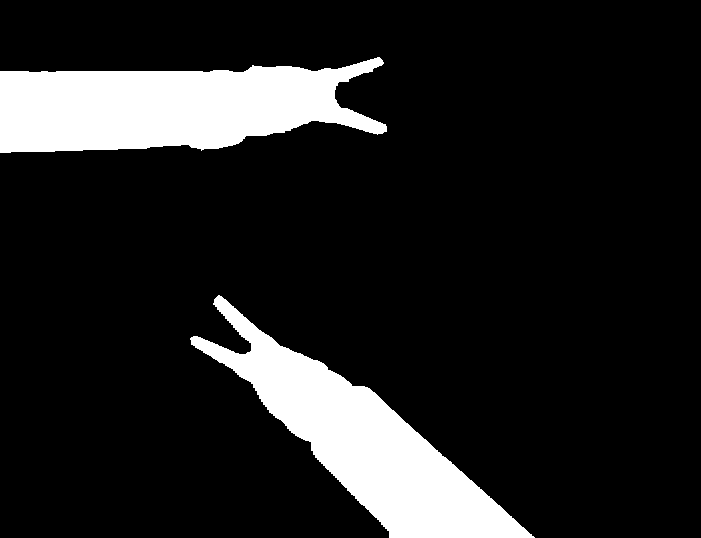
#> input picture ground_truth/000.png, 701 x 538 px; its folder holds 4 pictures in this run
$ python main.py
#> lines starting #> are read from the running program, lines starting #| are printed output that depends on the picture; after the words box and inside, x2 and y2 are one past the last pixel; in counts of white or black regions, pixels touching at a corner belong together
import cv2
import numpy as np
import os
from IPython.display import clear_output
from time import sleep
import matplotlib.pyplot as plt


def clear():
    _ = os.system('cls')

folder = "\ground_truth"

for i, img in enumerate(folder):
    if(i==10):
        break
    img = cv2.imread('ground_truth/' + '00' + str(i) + '.png')
#> img is the input picture: shape (538, 701, 3); 13.5% white; 2 white regions, box (x1, y1, x2, y2) and area: (0, 57, 387, 153) 26076, (190, 295, 535, 538) 24729
    gray = cv2.cvtColor(img, cv2.COLOR_BGR2GRAY)
#> gray: shape (538, 701); 13.5% white; 2 white regions
    contours, _ = cv2.findContours(gray, cv2.RETR_EXTERNAL, cv2.CHAIN_APPROX_NONE)
#> contours = 2 contours; box (x1, y1, x2, y2) and area: (0, 57, 387, 153) 25582, (190, 295, 535, 538) 24280
    cnt_img = cv2.drawContours(img, contours, -1, (255,0,0),3)
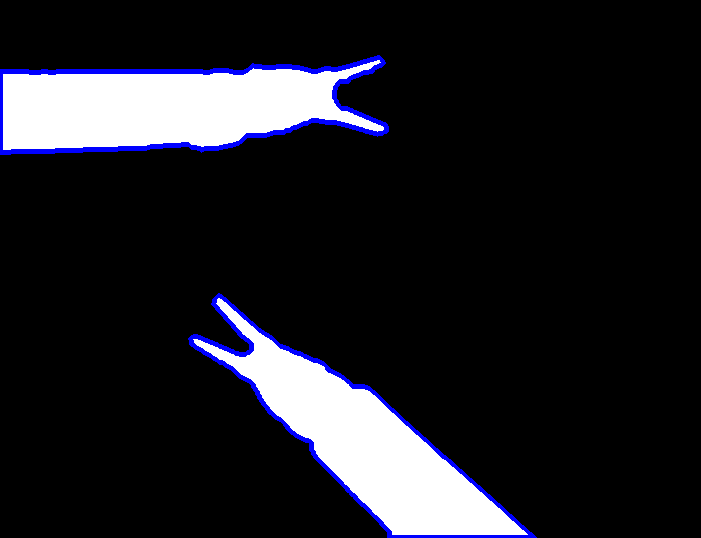
#> cnt_img: shape (538, 701, 3); mean B, G, R 36.5, 30.7, 30.7
    for j in range(len(contours)):
        contour = contours[j]
        area = cv2.contourArea(contour)
        length = cv2.arcLength(contour, True)
        print( "{0}.\tkép".format(i+1),"{0}. eszköz területe:\t".format(j+1), round(area,1),"pixel" , "\tátmérője: " , round(np.sqrt(4*area /np.pi),1),"pixel" , "\tkerülete: " , round(length,1),"pixel")
#> this loop made 2 passes
#> (area, length) on passes 1 to 2: (24280.5, 1056.1), (25582.5, 1043.4)
#| 1.	kép 1. eszköz területe:	 24280.5 pixel 	átmérője:  175.8 pixel 	kerülete:  1056.1 pixel
#| 1.	kép 2. eszköz területe:	 25582.5 pixel 	átmérője:  180.5 pixel 	kerülete:  1043.4 pixel
    cv2.imshow("",img)
    cv2.waitKey()
#> pass 2 of the loop `for i, img in enumerate(folder):`:
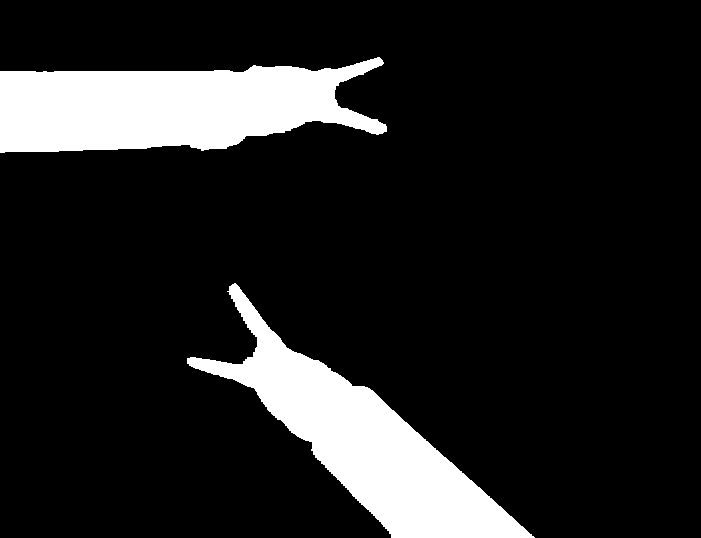
#> input picture ground_truth/001.png, 701 x 538 px
#> img is the input picture: shape (538, 701, 3); 13.5% white; 2 white regions, box (x1, y1, x2, y2) and area: (0, 57, 387, 153) 26092, (187, 283, 535, 538) 24749
#> gray: shape (538, 701); 13.5% white; 2 white regions
#> contours = 2 contours; box (x1, y1, x2, y2) and area: (0, 57, 387, 153) 25598, (187, 283, 535, 538) 24296
#> `cnt_img = cv2.drawContours(img, contours, -1, (255,0,0),3)`:
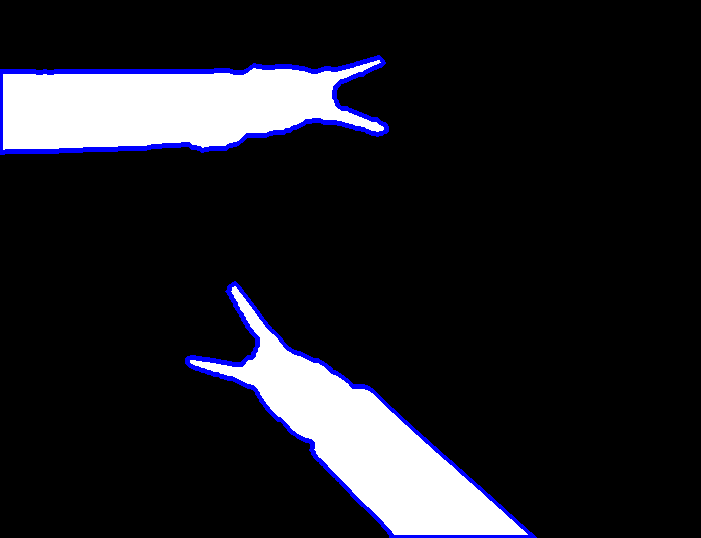
#> cnt_img: shape (538, 701, 3); mean B, G, R 36.6, 30.7, 30.7
#> the loop `for j in range(len(contours)):` made 2 passes
#> (area, length) on passes 1 to 2: (24296.5, 1058.3), (25598, 1043.2)
#> (printed output is left out)
#> pass 3 of the loop `for i, img in enumerate(folder):`:
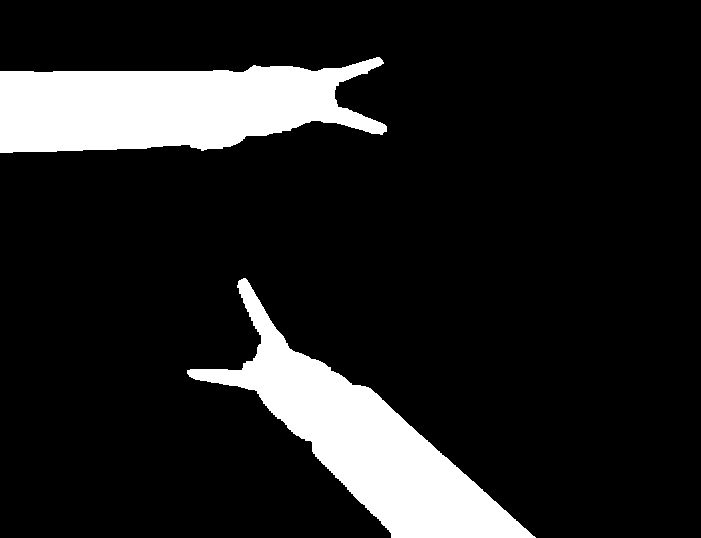
#> input picture ground_truth/002.png, 701 x 538 px
#> img is the input picture: shape (538, 701, 3); 13.5% white; 2 white regions, box (x1, y1, x2, y2) and area: (0, 57, 387, 153) 26092, (187, 278, 536, 538) 24798
#> gray: shape (538, 701); 13.5% white; 2 white regions
#> contours = 2 contours; box (x1, y1, x2, y2) and area: (0, 57, 387, 153) 25598, (187, 278, 536, 538) 24338
#> `cnt_img = cv2.drawContours(img, contours, -1, (255,0,0),3)`:
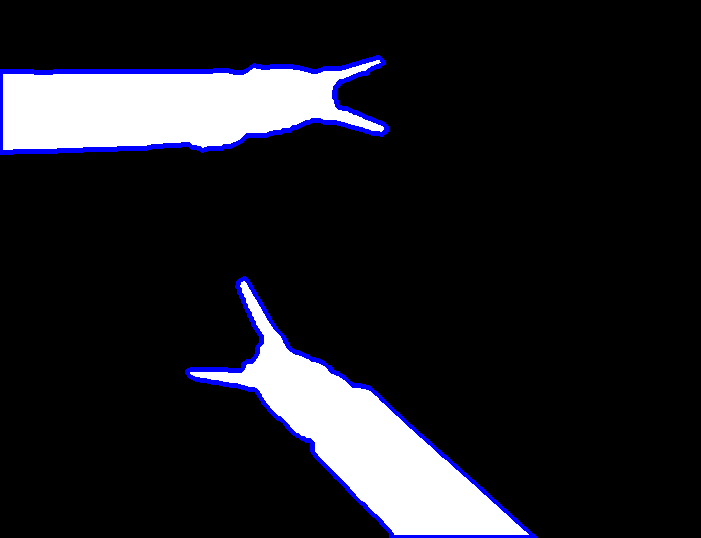
#> cnt_img: shape (538, 701, 3); mean B, G, R 36.6, 30.7, 30.7
#> the loop `for j in range(len(contours)):` made 2 passes
#> (area, length) on passes 1 to 2: (24338, 1061.3), (25597.5, 1042.1)
#> (printed output is left out)
#> (the run stopped early here; a loop or call above may not have finished)
